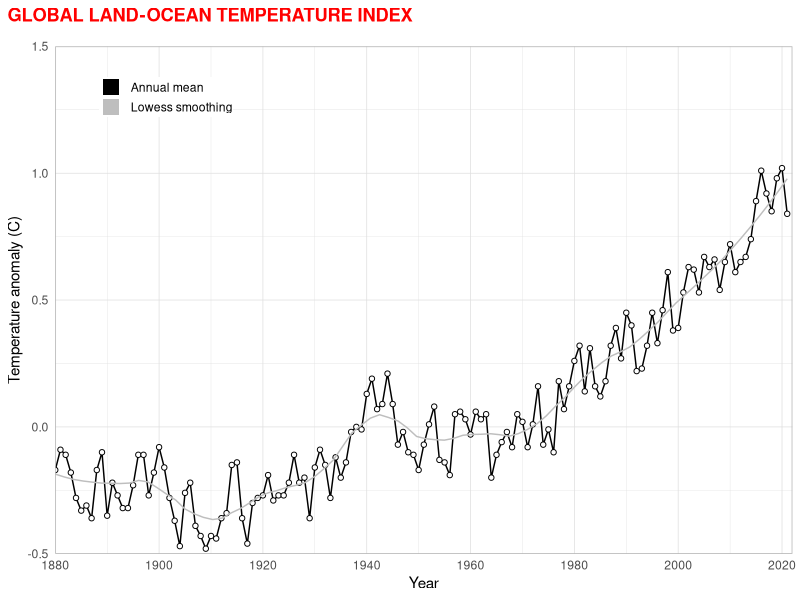
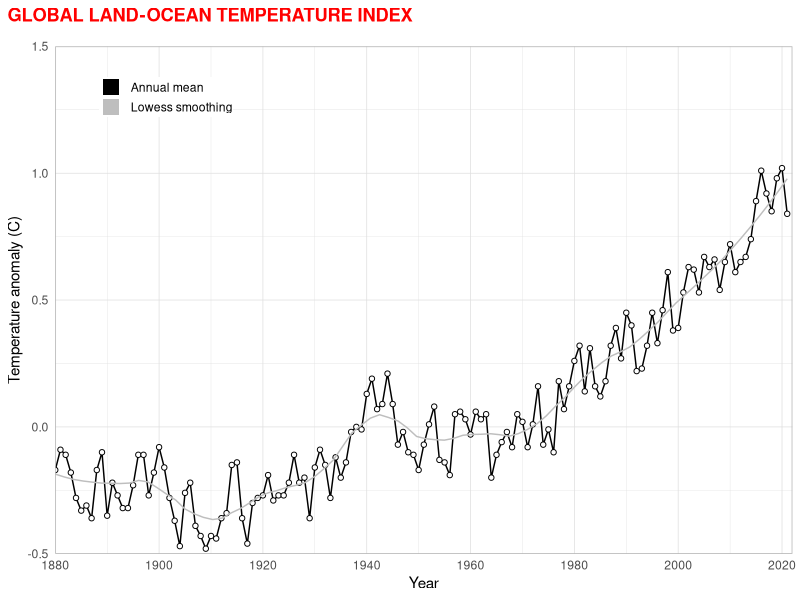

Generate these figures, in order, with R:
library(tidyverse)

read_csv("data/GLB.Ts+dSST.csv", skip = 1, na = "***") %>% 
  select(year = Year, t_diff = `J-D`) %>%
  ggplot(aes(x=year, y=t_diff)) +
  geom_line(aes(color = "1"), size = 0.5,show.legend = F) +
  geom_point(fill = "white", aes(color = "1"), shape = 21, show.legend = T) +
  geom_smooth(se=F, aes(color = "2"), size=0.5, span=0.25, show.legend = F) +
  scale_x_continuous(breaks = seq(1880, 2023, 20), expand = c(0,0)) +
  scale_y_continuous(limits = c(-0.5, 1.5), expand = c(0, 0)) +
  scale_color_manual(name=NULL,
                     breaks = c(1,2),
                     values = c("black", "gray"),
                     labels = c("Annual mean", "Lowess smoothing"),
                     guide = guide_legend(override.aes = list(shape=15, size=5)))+
  labs(
    x = "Year",
    y = "Temperature anomaly (C)",
    title = "GLOBAL LAND-OCEAN TEMPERATURE INDEX",
    substitle = "Data source: NASA's Goddard Institute for Space Studies (GISS)"
  ) +
  theme_light() +
  theme(
    axis.ticks = element_blank(),
    plot.title.position = "plot",
    plot.title = element_text(margin = margin(b=15), color = "red", face = "bold"),
    plot.subtitle = element_text(size = 8, margin = margin(b=8)),
    legend.position = c(0.15, 0.9),
    legend.title = element_text(size=0),
    legend.key.height = unit(10, "pt"),
    legend.margin = margin(0,0,0,0)
  )

ggsave("figures/temperature_index_plot.png", width = 6, height = 4)
